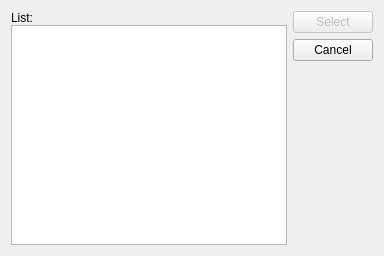
<ui version="4.0" >
 <comment> * OpenRPT report writer and rendering engine
 * Copyright (C) 2001-2008 by OpenMFG, LLC
 *
 * This library is free software; you can redistribute it and/or
 * modify it under the terms of the GNU Lesser General Public
 * License as published by the Free Software Foundation; either
 * version 2.1 of the License, or (at your option) any later version.
 *
 * This library is distributed in the hope that it will be useful,
 * but WITHOUT ANY WARRANTY; without even the implied warranty of
 * MERCHANTABILITY or FITNESS FOR A PARTICULAR PURPOSE. See the GNU
 * Lesser General Public License for more details.
 *
 * You should have received a copy of the GNU Lesser General Public
 * License along with this library; if not, write to the Free Software
 * Foundation, Inc., 59 Temple Place, Suite 330, Boston, MA 02111-1307 USA
 * Please contact info@openmfg.com with any questions on this license.</comment>
 <class>ParamListEdit</class>
 <widget class="QDialog" name="ParamListEdit" >
  <property name="geometry" >
   <rect>
    <x>0</x>
    <y>0</y>
    <width>384</width>
    <height>256</height>
   </rect>
  </property>
  <property name="windowTitle" >
   <string>List</string>
  </property>
  <layout class="QHBoxLayout" name="horizontalLayout" >
   <item>
    <layout class="QVBoxLayout" name="verticalLayout" >
     <property name="spacing" >
      <number>0</number>
     </property>
     <item>
      <widget class="QLabel" name="textLabel1" >
       <property name="text" >
        <string>List:</string>
       </property>
       <property name="buddy" >
        <cstring>_list</cstring>
       </property>
      </widget>
     </item>
     <item>
      <widget class="QListWidget" name="_list" />
     </item>
    </layout>
   </item>
   <item>
    <layout class="QVBoxLayout" >
     <property name="margin" >
      <number>0</number>
     </property>
     <item>
      <widget class="QPushButton" name="_select" >
       <property name="enabled" >
        <bool>false</bool>
       </property>
       <property name="text" >
        <string>Select</string>
       </property>
      </widget>
     </item>
     <item>
      <widget class="QPushButton" name="_cancel" >
       <property name="text" >
        <string>Cancel</string>
       </property>
      </widget>
     </item>
     <item>
      <spacer name="spacer1" >
       <property name="orientation" >
        <enum>Qt::Vertical</enum>
       </property>
       <property name="sizeType" >
        <enum>QSizePolicy::Expanding</enum>
       </property>
       <property name="sizeHint" stdset="0" >
        <size>
         <width>20</width>
         <height>21</height>
        </size>
       </property>
      </spacer>
     </item>
    </layout>
   </item>
  </layout>
 </widget>
 <layoutdefault spacing="6" margin="11" />
 <pixmapfunction>qPixmapFromMimeSource</pixmapfunction>
 <tabstops>
  <tabstop>_list</tabstop>
  <tabstop>_select</tabstop>
  <tabstop>_cancel</tabstop>
 </tabstops>
 <resources/>
 <connections>
  <connection>
   <sender>_cancel</sender>
   <signal>clicked()</signal>
   <receiver>ParamListEdit</receiver>
   <slot>reject()</slot>
   <hints>
    <hint type="sourcelabel" >
     <x>319</x>
     <y>67</y>
    </hint>
    <hint type="destinationlabel" >
     <x>20</x>
     <y>20</y>
    </hint>
   </hints>
  </connection>
  <connection>
   <sender>_select</sender>
   <signal>clicked()</signal>
   <receiver>ParamListEdit</receiver>
   <slot>accept()</slot>
   <hints>
    <hint type="sourcelabel" >
     <x>319</x>
     <y>30</y>
    </hint>
    <hint type="destinationlabel" >
     <x>20</x>
     <y>20</y>
    </hint>
   </hints>
  </connection>
 </connections>
</ui>
